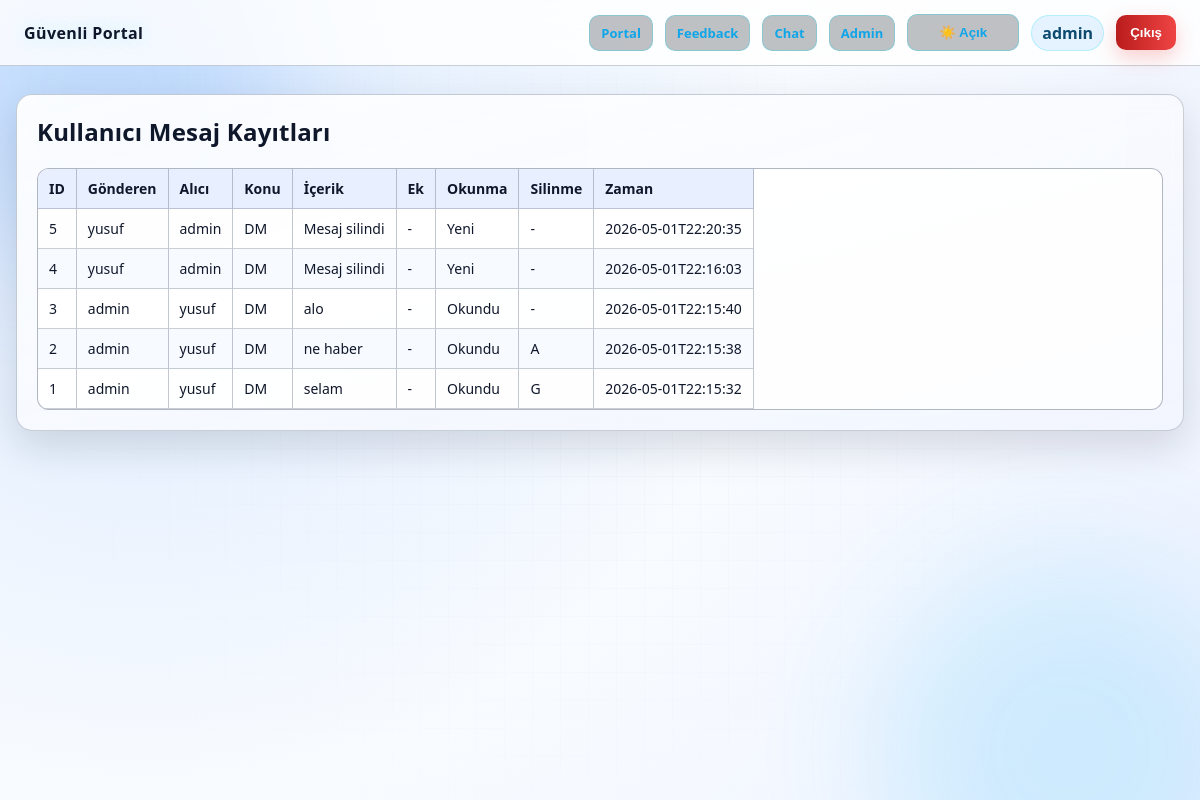
The app's page /admin/messages (signed in), older data.
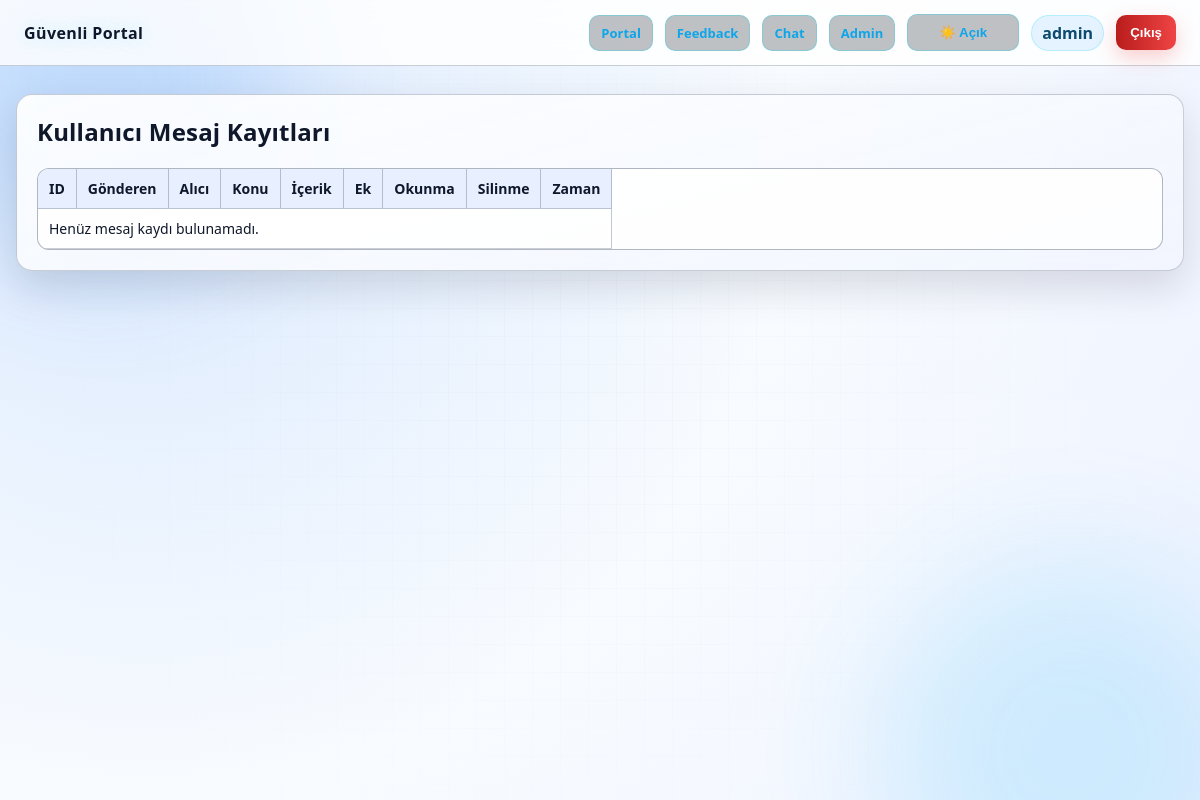
The same page, newer data.
### tables this page shows
CREATE TABLE users (
            id INTEGER PRIMARY KEY AUTOINCREMENT,
            username TEXT UNIQUE NOT NULL,
            password_hash TEXT NOT NULL,
            role TEXT NOT NULL CHECK(role IN ('admin', 'user')),
            must_change_password INTEGER NOT NULL DEFAULT 0,
            failed_attempts INTEGER NOT NULL DEFAULT 0,
            lock_until TEXT NULL,
            created_at TEXT NOT NULL,
            last_login TEXT NULL
        );

CREATE TABLE user_messages (
            id INTEGER PRIMARY KEY AUTOINCREMENT,
            sender_id INTEGER NOT NULL,
            sender_username TEXT NOT NULL,
            recipient_id INTEGER NOT NULL,
            recipient_username TEXT NOT NULL,
            subject TEXT NOT NULL,
            body TEXT NOT NULL,
            is_read INTEGER NOT NULL DEFAULT 0,
            created_at TEXT NOT NULL
        , attachment_original_name TEXT NULL, attachment_stored_name TEXT NULL, attachment_mime TEXT NULL, attachment_size INTEGER NULL, deleted_by_sender INTEGER NOT NULL DEFAULT 0, deleted_by_recipient INTEGER NOT NULL DEFAULT 0);

### app.py (the view)
@app.route("/admin/messages")
@login_required(role="admin")
def admin_messages():
    rows = get_db().execute(
        """
        SELECT id, sender_username, recipient_username, subject, body, attachment_original_name, is_read, deleted_by_sender, deleted_by_recipient, created_at
        FROM user_messages
        ORDER BY id DESC
        LIMIT 500
        """
    ).fetchall()
    return render_template("admin_messages.html", rows=rows)

### app.py (called while the page is built)
def get_db():
    if "db" not in g:
        g.db = sqlite3.connect(DB_PATH)
        g.db.row_factory = sqlite3.Row
    return g.db

def current_user():
    uid = session.get("user_id")
    if not uid:
        return None
    return get_db().execute("SELECT * FROM users WHERE id = ?", (uid,)).fetchone()

def login_required(role=None):
    def decorator(view):
        @wraps(view)
        def wrapped(*args, **kwargs):
            user = current_user()
            if not user:
                flash("Bu sayfaya erişmek için giriş yapmalısınız.", "error")
                return redirect(url_for("login"))
            if role and user["role"] != role:
                abort(403)
            return view(*args, **kwargs)
        return wrapped
    return decorator

def generate_csrf_token():
    token = session.get("csrf_token")
    if not token:
        token = secrets.token_urlsafe(32)
        session["csrf_token"] = token
    return token

@app.context_processor
def inject_shared_context():
    user = current_user()
    return {
        "csrf_token": generate_csrf_token(),
        "current_user": user,
    }

### templates/admin_messages.html (shortened to what this page needs)
{% extends "base.html" %}
{% block content %}
<section class="card">
  <h1>Kullanıcı Mesaj Kayıtları</h1>
  <table>
    <thead>
      <tr>
        <th>ID</th><th>Gönderen</th><th>Alıcı</th><th>Konu</th><th>İçerik</th><th>Ek</th><th>Okunma</th><th>Silinme</th><th>Zaman</th>
      </tr>
    </thead>
    <tbody>
      {% for row in rows %}
      <tr>
        <td>{{ row.id }}</td>
        <td>{{ row.sender_username }}</td>
        <td>{{ row.recipient_username }}</td>
        <td>{{ row.subject }}</td>
        <td>{{ row.body }}</td>
        <td>{{ row.attachment_original_name or "-" }}</td>
        <td>{{ "Okundu" if row.is_read else "Yeni" }}</td>
        <td>
          {% if row.deleted_by_sender or row.deleted_by_recipient %}
            {% if row.deleted_by_sender %}G{% endif %}{% if row.deleted_by_sender and row.deleted_by_recipient %}/{% endif %}{% if row.deleted_by_recipient %}A{% endif %}
          {% else %}
            -
          {% endif %}
        </td>
        <td>{{ row.created_at }}</td>
      </tr>
      {% else %}
      <tr>
        <td colspan="9">Henüz mesaj kaydı bulunamadı.</td>
      </tr>
      {% endfor %}
    </tbody>
  </table>
</section>
{% endblock %}

### templates/base.html (shortened to what this page needs)
<!doctype html>
<html lang="tr">
<head>
  <link rel="stylesheet" href="{{ url_for('static', filename='style.css') }}">
</head>
<body>
  <div class="bg-orb bg-orb-1"></div>
  <div class="bg-orb bg-orb-2"></div>
  <div class="bg-grid"></div>
  <header class="topbar">
    <div class="brand">Güvenli Portal</div>
      <div class="topbar-right">
    {% if current_user %}
        <a class="btn btn-outline nav-mini" href="{{ url_for('portal') }}">Portal</a>
        <a class="btn btn-outline nav-mini" href="{{ url_for('feedback_page') }}">Feedback</a>
        <a class="btn btn-outline nav-mini" href="{{ url_for('chat_page') }}">Chat</a>
        {% if current_user["role"] == "admin" %}
        <a class="btn btn-outline nav-mini" href="{{ url_for('admin_dashboard') }}">Admin</a>
        {% endif %}
    {% endif %}
        <button id="theme-toggle" class="btn btn-outline theme-toggle" type="button" aria-label="Tema değiştir">🌙 Koyu</button>
    {% if current_user %}
        <span class="badge">{{ current_user["username"] }}</span>
        <form method="post" action="{{ url_for('logout') }}">
          <button class="btn btn-danger" type="submit">Çıkış</button>
        </form>
    {% endif %}
      </div>
  </header>
  <main class="container">
    {% block content %}{% endblock %}
  </main>
</body>
</html>

Row changes from the older to the newer data that the page shows:
removed user_messages: id "5", sender_username "yusuf", recipient_username "admin", subject "DM", body "Mesaj silindi", attachment_original_name "-", is_read "Yeni", created_at "2026-05-01T22:20:35"
removed user_messages: id "4", sender_username "yusuf", recipient_username "admin", subject "DM", body "Mesaj silindi", attachment_original_name "-", is_read "Yeni", created_at "2026-05-01T22:16:03"
removed user_messages: id "3", sender_username "admin", recipient_username "yusuf", subject "DM", body "alo", attachment_original_name "-", is_read "Okundu", created_at "2026-05-01T22:15:40"
removed user_messages: id "2", sender_username "admin", recipient_username "yusuf", subject "DM", body "ne haber", attachment_original_name "-", is_read "Okundu", deleted_by_sender "A", created_at "2026-05-01T22:15:38"
removed user_messages: id "1", sender_username "admin", recipient_username "yusuf", subject "DM", body "selam", attachment_original_name "-", is_read "Okundu", deleted_by_sender "G", created_at "2026-05-01T22:15:32"
Text that changed along with them:
text now shown: "Henüz mesaj kaydı bulunamadı."
